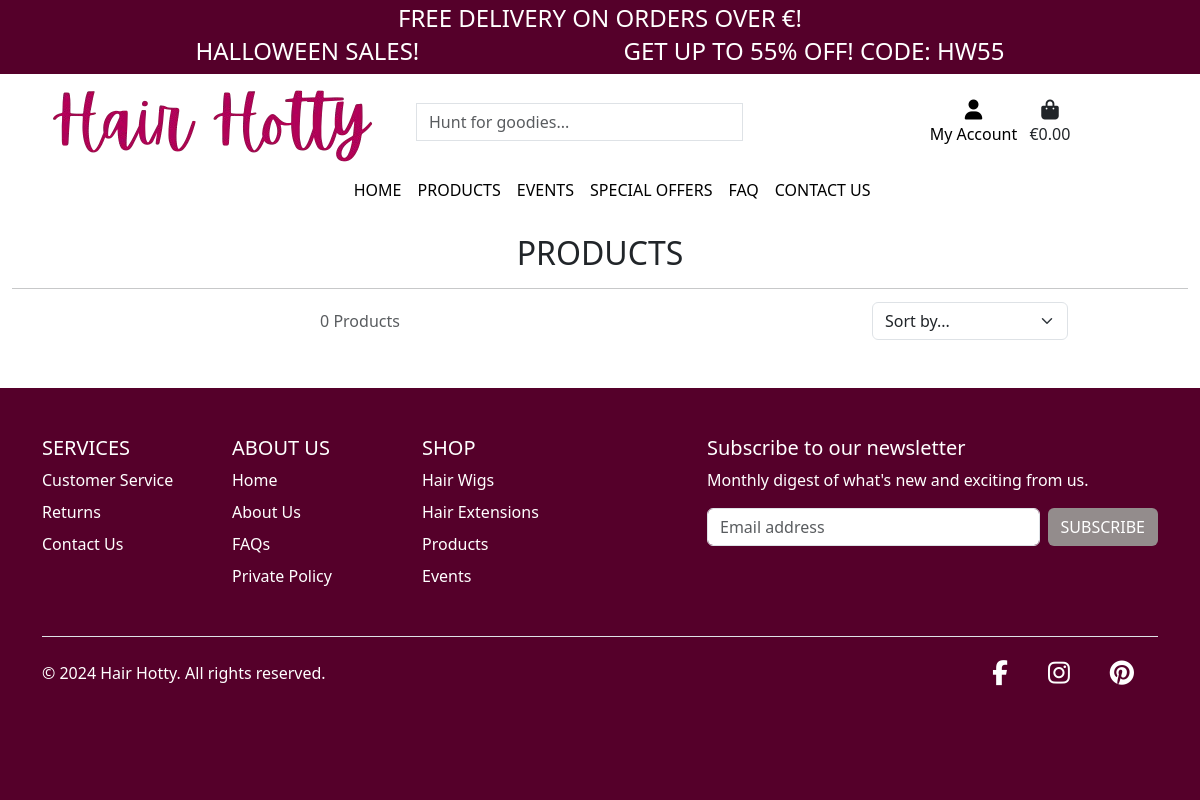
The app's page /products/, older data.
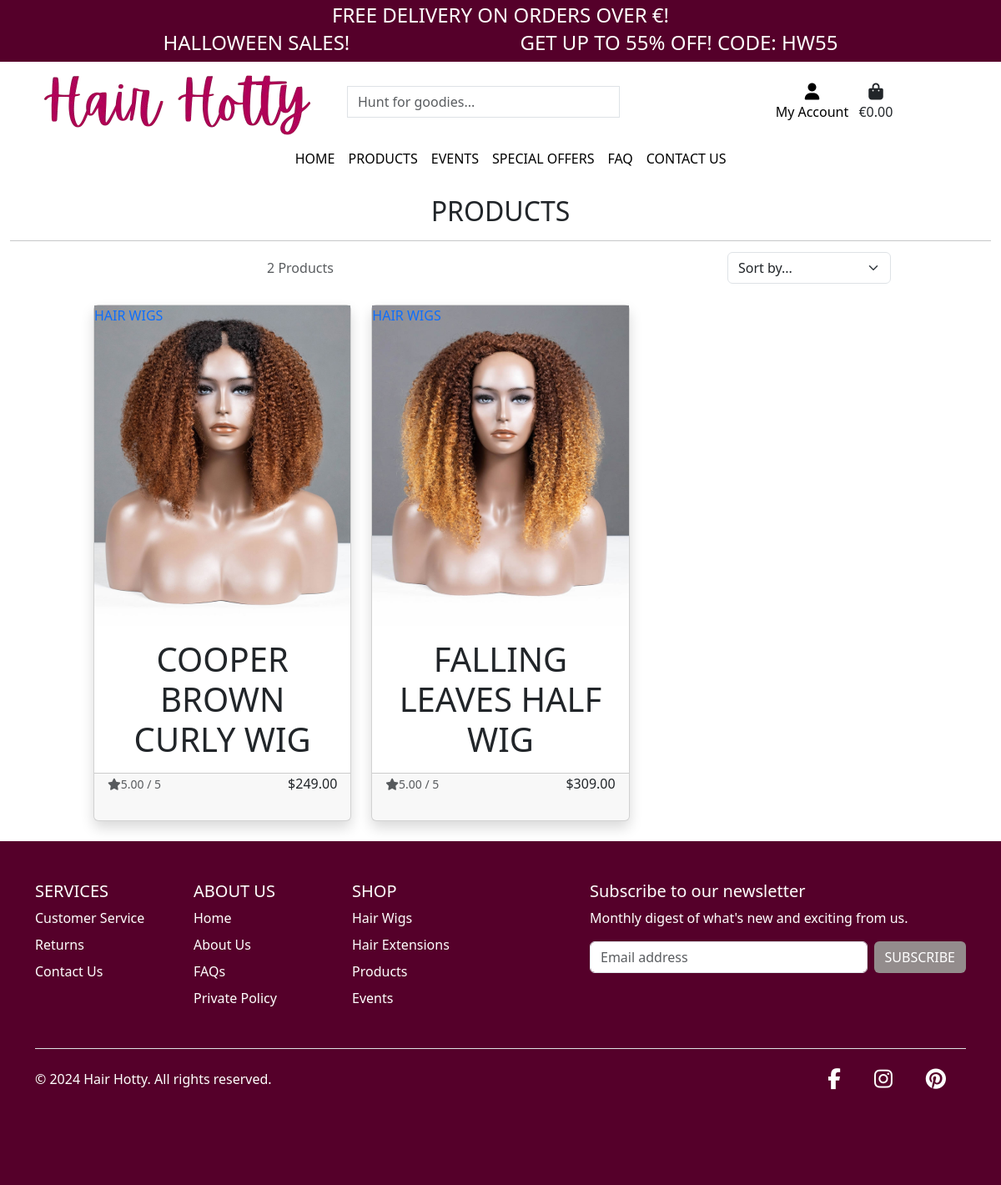
The same page, newer data.
### products/models.py (models this page shows, shortened)
class Product(models.Model):
    category = models.ForeignKey('Category', null=True, blank=True, on_delete=models.SET_NULL)
    id = models.UUIDField(default=uuid.uuid4, unique=True, primary_key=True, editable=False)
    name = models.CharField(max_length=254)
    description = models.TextField()
    price = models.DecimalField(max_digits=6, decimal_places=2)
    rating = models.DecimalField(max_digits=6, decimal_places=2, null=True, blank=True)
    image_url = models.URLField(max_length=1024, null=True, blank=True)
    image = models.ImageField(null=True, blank=True)

class Category(models.Model):
    class Meta:
        verbose_name_plural = 'Categories'
    name = models.CharField(max_length=254)
    friendly_name = models.CharField(max_length=254, null=True, blank=True)

### products/views.py (the view, shortened to what this page needs)
# urls.py: path('', views.all_products, name='products'),
def all_products(request):
    products = Product.objects.all()
    query = None
    categories = None
    sort = None
    direction = None
    current_sorting = f'{sort}_{direction}'
    context = {
        'products': products,
        'search_term' : query,
        'current_categories' : categories,
        'current_sorting': current_sorting,
    }
    return render(request, 'products/products.html', context)

### products/templates/products/products.html (shortened to what this page needs)
{% extends 'base.html' %}
{% load static %}
{% block content %}
    <div class="container-fluid">
        <div class="row">
            <div class="col text-center mt-3">
                <h2 class="logo-font">Products</h2>
                <hr class= "mb-1">
            </div>
        </div>
        <div class="row d-flex justify-content-center">
            <div class="product-container col-10">
                 <div class="row mx-2">
                    <div class="col-12 col-md-6 my-auto order-md-last d-flex justify-content-center justify-content-md-end">
                        <div class="sort-select-wrapper">
                            <select class="form-select" id="sort-selector">
                                <option value="reset" {% if current_sorting == 'None_None' %}selected{% endif %}>Sort by...</option>
                            </select>
                        </div>
                    </div>
                    <div class="col-12 col-md-6 order-md-first">
                        <p class="text-muted mt-3 text-center text-md-left">
                            {{ products|length }} Products{% if search_term %} found for <strong>"{{ search_term }}"</strong>{% endif %}
                        </p>
                    </div>
                 </div>
                <div class="row pb-4">
                    {% for product in products %}
                        <div class="col-md-6 col-lg-4 gy-3">
                            <div class="card shadow product-card h-100">
                                <div  class="card-category-label mb-1 position-absolute">
                                    <a href="{% url 'products' %}?category={{ product.category.name }}" class="font-body d-flex text-blue text-decoration-none align-items-center">
                                        <p class="font-title weight-semibold section-title text-uppercase">{{ product.category.friendly_name }}</p>
                                    </a>
                                </div>
                                 {% if product.image %}
                                    <a href="{% url 'product_detail' product.id %}">
                                        <img class="image-ratio img-fluid" src="{{ product.image.url }}" alt="{{ product.name }}" onerror="this.onerror=null;this.src='{{ MEDIA_URL }}no_image.jpg'">
                                    </a>
                                 {% else %}
                                    <a href="{% url 'product_detail' product.id %}">
                                        <img class="image-ratio img-fluid" src="{{ MEDIA_URL }}no_image.jpg" alt="{{ product.name }}">
                                    </a>
                                {% endif %}
                                <div class="card-body bg-ib-white pb-2">
                                    <h1 class="text-uppercase text-center font-body weight-semibold text-ib-dark">{{ product.name }}</h1>
                                </div>
                                <div class="card-footer pt-0 pb-3">
                                    <div class="row">
                                        <div class="col-6 pe-0">
                                            <div class="rating-div pe-0">
                                            {% if product.rating %}
                                                <small class="text-muted"><i class="fas fa-star mr-1"></i>{{ product.rating }} / 5</small>
                                            {% else %}
                                                <small class="text-muted">No Rating</small>
                                            {% endif %}
                                            </div>
                                        </div>
                                        <div class="col-6 ps-0 mt-auto d-flex justify-content-end">
                                            <div class=""><p class="card-price weight-semibold ib-lh-1 text-ib-dark">${{ product.price }}</p></div>
                                        </div>
                                    </div>
                                </div>
                            </div>
                        </div>
                    {% endfor %}
                </div>
            </div>
        </div>
    </div>
{% endblock %}

### templates/base.html (shortened to what this page needs)
{% load static %}
<!doctype html>
<html lang="en">
  <head>
    {% block corecss %}
        <link href="https://cdn.jsdelivr.net/npm/bootstrap@5.3.2/dist/css/bootstrap.min.css" rel="stylesheet"
>
        <link rel="stylesheet" href="{% static 'css/style.css' %}">
    {% endblock %}
  </head>
  <body>
    {% include 'components/header.html' %}
    {% block content %}
    {% endblock %}
    <footer class="text-center text-lg-start" id="footer">
      {% include 'components/footer.html' %}
   </footer>
  </body>
</html>

### templates/components/header.html (shortened to what this page needs)
{% load static %}
<header class="container-fluid">
    <div id="delivery-banner" class="row text-center">
        <div class="col bg-licorice text-white">
            <h4 class="logo-font my-1">Free delivery on orders over €{{ free_delivery_threshold }}!</h4>
            <div class="header-ticker">
                <h4 class="ticker-text logo-font">Halloween Sales!</h4>
                <h4 class="ticker-text logo-font">Get up to 55% off! Code: HW55 </h4>
            </div>
        </div>
    </div>
    <div id="topnav" class="row pt-lg-2 d-none d-lg-flex">
        <div class="col-12 col-lg-4 my-auto py-1 py-lg-0 text-center text-lg-left">
            <a href="{% url 'home' %}" class="nav-link">
                <img src="{% static 'images/logo.png' %}" alt="logo of hair hotty" class="logo-img">
            </a>
        </div>
        <div class="col-12 col-lg-4 my-auto py-1 py-lg-0">
            <form method="GET" action=" {% url 'products' %}">
                <div class="input-group w-100">
                    <input class="form-control border mx-1 rounded-0" type="text" name="q" placeholder="Hunt for goodies...">
                    <div class="input-group-append">
                        <button class="form-control btn btn-orange" type="submit" aria-label="search">
                            <span class="search-icon text-white">
                                <i class="fas fa-search" aria-hidden="true"></i>
                            </span>
                        </button>
                    </div>
                </div>
            </form>
        </div>
        <div class="col-12 col-lg-4 my-auto py-1 py-lg-0">
            <ul class="list-inline list-unstyled text-center text-lg-right my-0">
                <li class="list-inline-item dropdown">
                    <a class="text-black nav-link" href="#" id="account-options" aria-haspopup="true" aria-expanded="false"
                        data-bs-toggle="dropdown">
                        <div class="text-center">
                            <div><i class="fas fa-user fa-lg" aria-hidden="true"></i></div>
                            <p class="my-0">My Account</p>
                        </div>
                    </a>
                </li>
                <li class="list-inline-item">
                    <a class="text-orange font-weight-bold nav-link" href="">
                        <div class="text-center">
                            <div><i class="fas fa-shopping-bag fa-lg" aria-hidden="true"></i></div>
                            <p class="my-0">
                                {% if grand_total %}
                                €{{ grand_total|floatformat:2 }}
                                {% else %}
                                €0.00
                                {% endif %}
                            </p>
                        </div>
                    </a>
                </li>
            </ul>
        </div>
    </div>
    <div class="row px-3">
        <nav class="navbar navbar-expand-lg navbar-light w-100">
            <ul class="list-inline list-unstyled text-center text-lg-right my-0">
            </ul>
            <div class="navbar-collapse collapse" id="main-nav">
                <ul class="navbar-nav w-auto mx-auto">
                    <li class="nav-item">
                        <a class="logo-font font-weight-bold nav-link text-black mr-5" href="{% url 'home' %}" id="home-link">
                            HOME
                        </a>
                    </li>
                    <li class="nav-item dropdown">
                        <a class="logo-font font-weight-bold nav-link text-black mr-5" href="#" id="products-link" aria-haspopup="true"
                            aria-expanded="false" data-bs-toggle="dropdown">
                            PRODUCTS
                        </a>
                    </li>
                    <li class="nav-item dropdown">
                        <a class="logo-font font-weight-bold nav-link text-black mr-5" href="#" id="events-link" aria-haspopup="true"
                            aria-expanded="false" data-bs-toggle="dropdown">EVENTS</a>
                    </li>
                    <li class="nav-item dropdown">
                        <a class="logo-font font-weight-bold nav-link text-black" href="#" id="specials-link" aria-haspopup="true"
                            aria-expanded="false" data-bs-toggle="dropdown">
                            SPECIAL OFFERS
                        </a>
                    </li>
                    <li class="nav-item">
                        <a class="logo-font font-weight-bold nav-link text-black mr-5" href="">FAQ</a>
                    </li>
                    <li class="nav-item">
                        <a class="logo-font font-weight-bold nav-link text-black mr-5" href="">CONTACT US</a>
                    </li>
                </ul>
            </div>
        </nav>
    </div>
</header>

### templates/components/footer.html (shortened to what this page needs)
{% load static %}
<div class="container">
    <footer class="py-5">
      <div class="row"id="footer-links">
        <div class="col-6 col-md-2 mb-3">
          <h5>SERVICES</h5>
          <ul class="nav flex-column">
            <li class="nav-item mb-2"><a href="#" class="nav-link p-0">Customer Service</a></li>
            <li class="nav-item mb-2"><a href="#" class="nav-link p-0">Returns</a></li>
            <li class="nav-item mb-2"><a href="#" class="nav-link p-0">Contact Us</a></li>
          </ul>
        </div>
        <div class="col-6 col-md-2 mb-3">
          <h5>ABOUT US</h5>
          <ul class="nav flex-column">
            <li class="nav-item mb-2"><a href="#" class="nav-link p-0">Home</a></li>
            <li class="nav-item mb-2"><a href="#" class="nav-link p-0">About Us</a></li>
            <li class="nav-item mb-2"><a href="#" class="nav-link p-0">FAQs</a></li>
            <li class="nav-item mb-2"><a href="#" class="nav-link p-0">Private Policy</a></li>
          </ul>
        </div>
        <div class="col-6 col-md-2 mb-3">
          <h5>SHOP</h5>
          <ul class="nav flex-column">
            <li class="nav-item mb-2"><a href="#" class="nav-link p-0">Hair Wigs</a></li>
            <li class="nav-item mb-2"><a href="#" class="nav-link p-0">Hair Extensions</a></li>
            <li class="nav-item mb-2"><a href="#" class="nav-link p-0">Products</a></li>
            <li class="nav-item mb-2"><a href="#" class="nav-link p-0">Events</a></li>
          </ul>
        </div>
        <div class="col-md-5 offset-md-1 mb-3">
          <form>
            <h5>Subscribe to our newsletter</h5>
            <p>Monthly digest of what's new and exciting from us.</p>
            <div class="d-flex flex-column flex-sm-row w-100 gap-2">
              <input id="newsletter1" type="text" class="form-control" placeholder="Email address">
              <button class="btn btn-gray text-uppercase" type="button">Subscribe</button>
            </div>
          </form>
        </div>
      </div>
      <div class="d-flex flex-column flex-sm-row justify-content-between py-4 my-4 border-top">
        <p>© 2024 Hair Hotty. All rights reserved.</p>
        <ul class="list-unstyled d-flex" id="social-links">
            <li class="ms-3">
                <a href="https://www.facebook.com/profile.php?id=100064214191331" target="_blank" rel="noopener"
                class="me-4 text-reset text-white" aria-label="Link to Facebook">
                <i class="fab fa-facebook-f"></i>
                </a></li>
              <li class="ms-3"><a href="https://www.instagram.com/hairhotty/" target="_blank" rel="noopener" class="me-4 text-reset" aria-label="Link to Instagram">
                <i class="fab fa-instagram"></i>
              </a></li>
              <li class="ms-3"><a href="https://www.pinterest.com/" target="_blank" rel="noopener" class="me-4 text-reset" aria-label="Link to Pinterest">
                <i class="fab fa-pinterest"></i>
            </a></li>
        </ul>
      </div>
    </footer>
</div>

### static/css/style.css (style rules this page uses)
:root { --cordovan: #B00058; --licorice: #55002A; --hot-pink: #FF69B4; --old-lace: #FDF4E7; --white: #ffff; --brown: #63453d; --background: #ebeae5; --gray: #938c8c; }
body { min-height: 100vh; display: flex; flex-direction: column; background-color: var(--background); }
.logo-font { text-transform: uppercase; }
.btn-gray { background-color: var(--gray); color: var(--white); }
.header-ticker { overflow: hidden; white-space: nowrap; position: relative; width: 100%; color: white; var(--background); }
.ticker-text { display: inline-block; animation: tickerAnimation 10s linear infinite; padding: 0 100px; }
.bg-licorice { background-color: var(--licorice); }
#footer { background-color: var(--licorice); margin-top: auto; color: #fff; }
#footer-links a { color: var(--white); }
#social-links a { text-decoration: none; }
#social-links a i { color: var(--white); font-size: 25px; }

Row changes from the older to the newer data that the page shows:
added Product: category.friendly_name "HAIR WIGS", image (picture), name "COOPER BROWN CURLY WIG", rating "5.00", price "249.00"
added Product: category.friendly_name "HAIR WIGS", image (picture), name "FALLING LEAVES HALF WIG", rating "5.00", price "309.00"
Text that changed along with them:
{{ products|length }}: "0" → "2"
